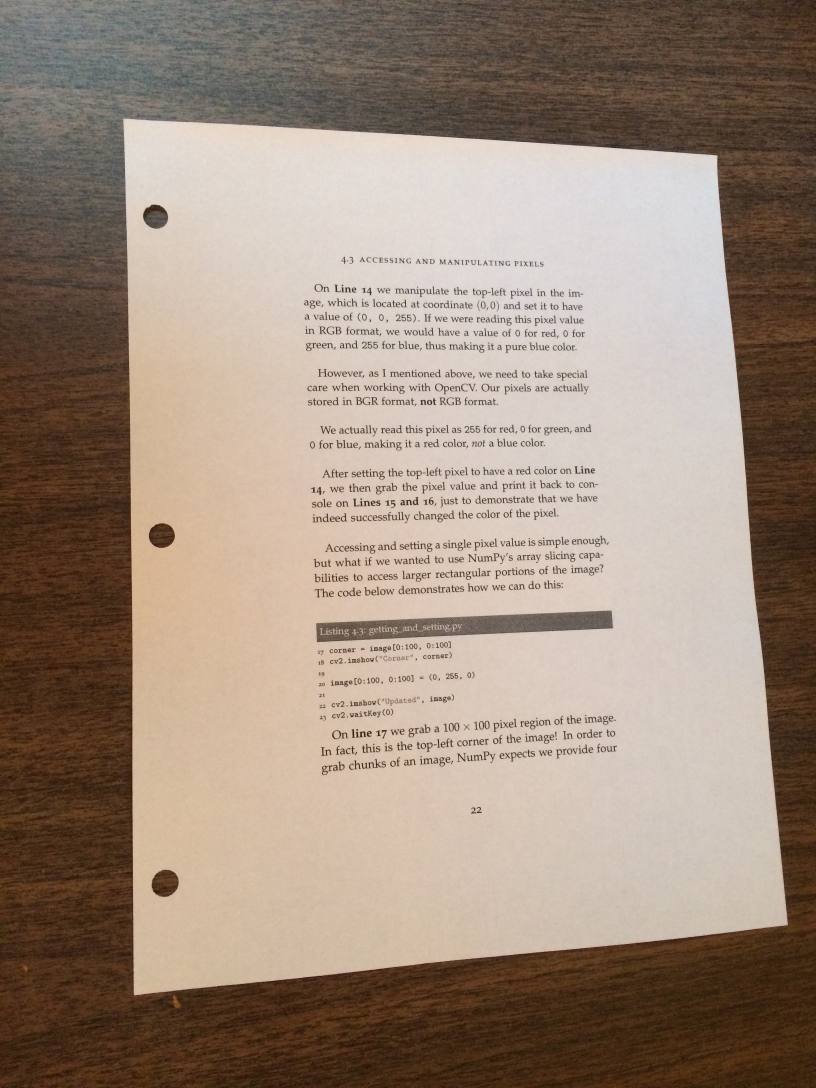
#> input picture page.jpg, 2448 x 3264 px (shown at 1/3 size)
$ jupyter execute DocumentScanner.ipynb
#> lines starting #> are read from the running program, lines starting #| are printed output that depends on the picture; after the words box and inside, x2 and y2 are one past the last pixel; in counts of white or black regions, pixels touching at a corner belong together
<a href="https://colab.research.google.com/github/simanfathima/DocumentScanner/blob/master/DocumentScanner.ipynb" target="_parent"></a>

## Import the datasets

[cell 1]
import numpy as np
import cv2
from skimage.filters import threshold_local
import imutils
from google.colab.patches import cv2_imshow

## Four Point Perspective Transform.
>Reference: PyImageSearch

[cell 2]
def order_points(pts):
	# initialzie a list of coordinates that will be ordered
	# such that the first entry in the list is the top-left,
	# the second entry is the top-right, the third is the
	# bottom-right, and the fourth is the bottom-left
	rect = np.zeros((4, 2), dtype = "float32")

	# the top-left point will have the smallest sum, whereas
	# the bottom-right point will have the largest sum
	s = pts.sum(axis = 1)
	rect[0] = pts[np.argmin(s)]
	rect[2] = pts[np.argmax(s)]

	# now, compute the difference between the points, the
	# top-right point will have the smallest difference,
	# whereas the bottom-left will have the largest difference
	diff = np.diff(pts, axis = 1)
	rect[1] = pts[np.argmin(diff)]
	rect[3] = pts[np.argmax(diff)]

	# return the ordered coordinates
	return rect

def four_point_transform(image, pts):
	# obtain a consistent order of the points and unpack them
	# individually
	rect = order_points(pts)
	(tl, tr, br, bl) = rect

	# compute the width of the new image, which will be the
	# maximum distance between bottom-right and bottom-left
	# x-coordiates or the top-right and top-left x-coordinates
	widthA = np.sqrt(((br[0] - bl[0]) ** 2) + ((br[1] - bl[1]) ** 2))
	widthB = np.sqrt(((tr[0] - tl[0]) ** 2) + ((tr[1] - tl[1]) ** 2))
	maxWidth = max(int(widthA), int(widthB))

	# compute the height of the new image, which will be the
	# maximum distance between the top-right and bottom-right
	# y-coordinates or the top-left and bottom-left y-coordinates
	heightA = np.sqrt(((tr[0] - br[0]) ** 2) + ((tr[1] - br[1]) ** 2))
	heightB = np.sqrt(((tl[0] - bl[0]) ** 2) + ((tl[1] - bl[1]) ** 2))
	maxHeight = max(int(heightA), int(heightB))

	# now that we have the dimensions of the new image, construct
	# the set of destination points to obtain a "birds eye view",
	# (i.e. top-down view) of the image, again specifying points
	# in the top-left, top-right, bottom-right, and bottom-left
	# order
	dst = np.array([
		[0, 0],
		[maxWidth - 1, 0],
		[maxWidth - 1, maxHeight - 1],
		[0, maxHeight - 1]], dtype = "float32")

	# compute the perspective transform matrix and then apply it
	M = cv2.getPerspectiveTransform(rect, dst)
	warped = cv2.warpPerspective(image, M, (maxWidth, maxHeight))

	# return the warped image
	return warped

## Edge Detection

[cell 3]
# load the image and compute the ratio of the old height
# to the new height, clone it, and resize it
image = cv2.imread('page.jpg')
#> image is the input picture: shape (3264, 2448, 3); mean B, G, R 123.7, 138.6, 156.7
ratio = image.shape[0] / 500.0
#> ratio = 6.53
orig = image.copy()
image = imutils.resize(image, height = 500)
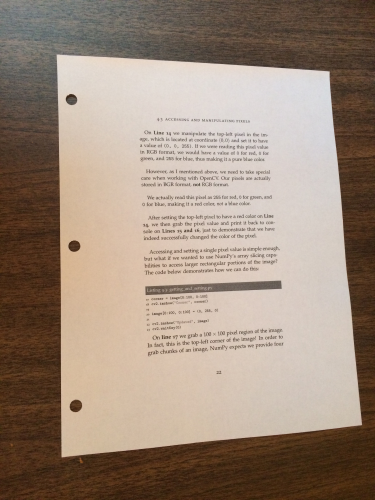
#> image: shape (500, 375, 3); mean B, G, R 123.7, 138.6, 156.7

[cell 4]
# convert the image to grayscale, blur it, and find edges
# in the image
gray = cv2.cvtColor(image, cv2.COLOR_BGR2GRAY)
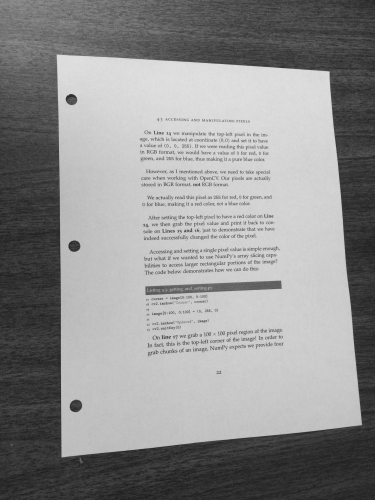
#> gray: shape (500, 375); min 28, max 225, mean 142.4
gray = cv2.GaussianBlur(gray, (5, 5), 0)
edged = cv2.Canny(gray, 75, 200)
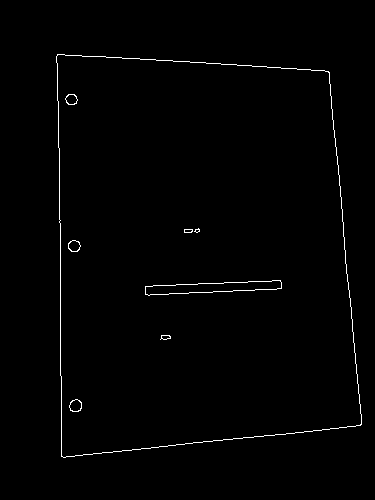
#> edged: shape (500, 375); 0.96% white in thin lines or dots, all inside (x1, y1, x2, y2) = (56, 54, 362, 458)
cv2_imshow(gray)

[cell 5]
# show the original image and the edge detected image
print("STEP 1: Edge Detection")
cv2_imshow(image)
cv2_imshow(edged)
cv2.waitKey(0)
cv2.destroyAllWindows()

## Find Contours

[cell 6]
# find the contours in the edged image, keeping only the
# largest ones, and initialize the screen contour
cnts = cv2.findContours(edged.copy(), cv2.RETR_LIST, cv2.CHAIN_APPROX_SIMPLE)
#> cnts = 16 contours, 2 with area under 20; largest, box (x1, y1, x2, y2) and area: (56, 54, 362, 458) 108281, (56, 54, 362, 458) 108277, (145, 280, 282, 296) 1154, (145, 280, 282, 296) 1152, (69, 399, 82, 412) 118
cnts = imutils.grab_contours(cnts)
cnts = sorted(cnts, key = cv2.contourArea, reverse = True)[:5]
#> cnts = 5 contours; box (x1, y1, x2, y2) and area: (56, 54, 362, 458) 108281, (56, 54, 362, 458) 108277, (145, 280, 282, 296) 1154, (145, 280, 282, 296) 1152, (69, 399, 82, 412) 118

[cell 7]
# loop over the contours
for c in cnts:
	# approximate the contour
	peri = cv2.arcLength(c, True)
	approx = cv2.approxPolyDP(c, 0.02 * peri, True)

	# if our approximated contour has four points, then we
	# can assume that we have found our screen
	if len(approx) == 4:
		screenCnt = approx
		break
#> this loop made 1 pass
#> (peri, screenCnt) on pass 1: (1364.1, [[57, 54], [61, 456], [360, 425], [329, 72]])

[cell 8]
# show the contour (outline) of the piece of paper
print("STEP 2: Find contours of paper")
cv2.drawContours(image,screenCnt, -1, (0, 0, 255), 30)
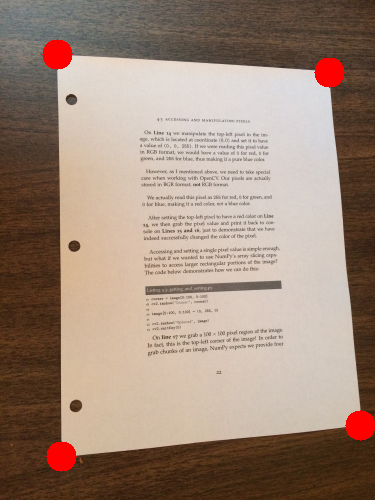
#> image: shape (500, 375, 3); 1.51% of pixels changed, all inside (x1, y1, x2, y2) = (42, 39, 375, 472)
cv2_imshow(image)
cv2.waitKey(0)
cv2.destroyAllWindows()

## Perspective Transform

[cell 9]
# apply the four point transform to obtain a top-down
# view of the original image
warped = four_point_transform(orig, screenCnt.reshape(4, 2) * ratio)
#> in order_points, `s = pts.sum(axis = 1)`: s = [724.6, 3375, 5124.5, 2617.7]
#> in order_points, `diff = np.diff(pts, axis = 1)`: diff = [-19.58, 2578.6, 424.3, -1677.7]
#> in four_point_transform, `rect = order_points(pts)`: rect = [[372.1, 352.5], [2147.7, 470], [2350.1, 2774.4], [398.2, 2976.8]]
#> in four_point_transform, `(tl, tr, br, bl) = rect`: tl = [372.1, 352.5]; tr = [2147.7, 470]; br = [2350.1, 2774.4]; bl = [398.2, 2976.8]
#> in four_point_transform, `widthA = np.sqrt(((br[0] - bl[0]) ** 2) + ((br[1] - bl[1]) ** 2))`: widthA = 1962.3
#> in four_point_transform, `widthB = np.sqrt(((tr[0] - tl[0]) ** 2) + ((tr[1] - tl[1]) ** 2))`: widthB = 1779.5
#> in four_point_transform, `maxWidth = max(int(widthA), int(widthB))`: maxWidth = 1962
#> in four_point_transform, `heightA = np.sqrt(((tr[0] - br[0]) ** 2) + ((tr[1] - br[1]) ** 2))`: heightA = 2313.3
#> in four_point_transform, `heightB = np.sqrt(((tl[0] - bl[0]) ** 2) + ((tl[1] - bl[1]) ** 2))`: heightB = 2624.4
#> in four_point_transform, `maxHeight = max(int(heightA), int(heightB))`: maxHeight = 2624
#> in four_point_transform, `dst = np.array([ [0, 0], [maxWidth - 1, 0], [maxWidth - 1, maxHeight -..`: dst = [[0, 0], [1961, 0], [1961, 2623], [0, 2623]]
#> in four_point_transform, `M = cv2.getPerspectiveTransform(rect, dst)`: M = [[0.969, -0.00964, -357.2], [-0.0732, 1.11, -362.5], [-6.7e-05, 4.44e-05, 1]]
#> in four_point_transform, `warped = cv2.warpPerspective(image, M, (maxWidth, maxHeight))`:
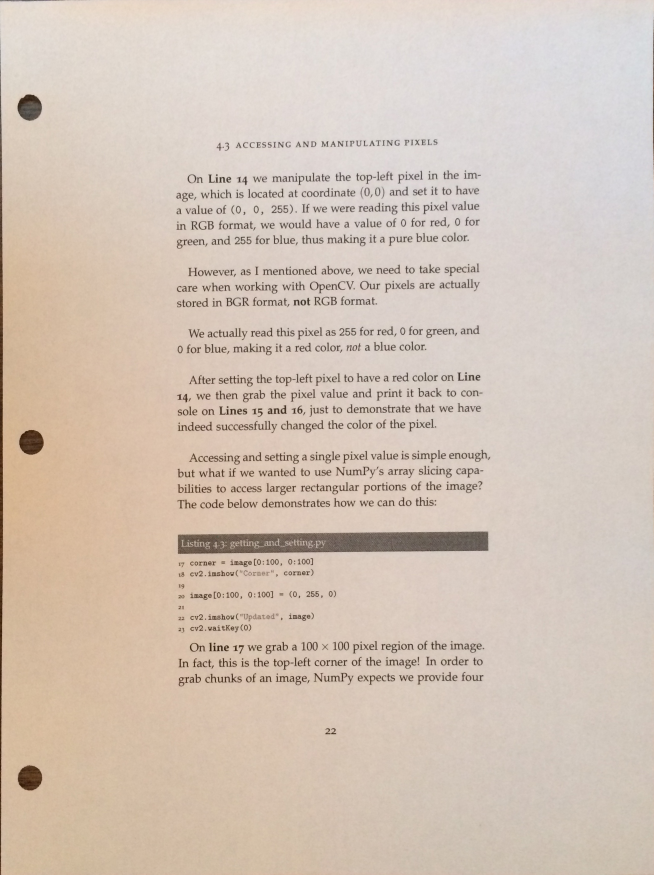
#> warped: shape (2624, 1962, 3) (shown at 1/3 size); mean B, G, R 183.8, 196.5, 211.6

# convert the warped image to grayscale, then threshold it
# to give it that 'black and white' paper effect
warped = cv2.cvtColor(warped, cv2.COLOR_BGR2GRAY)
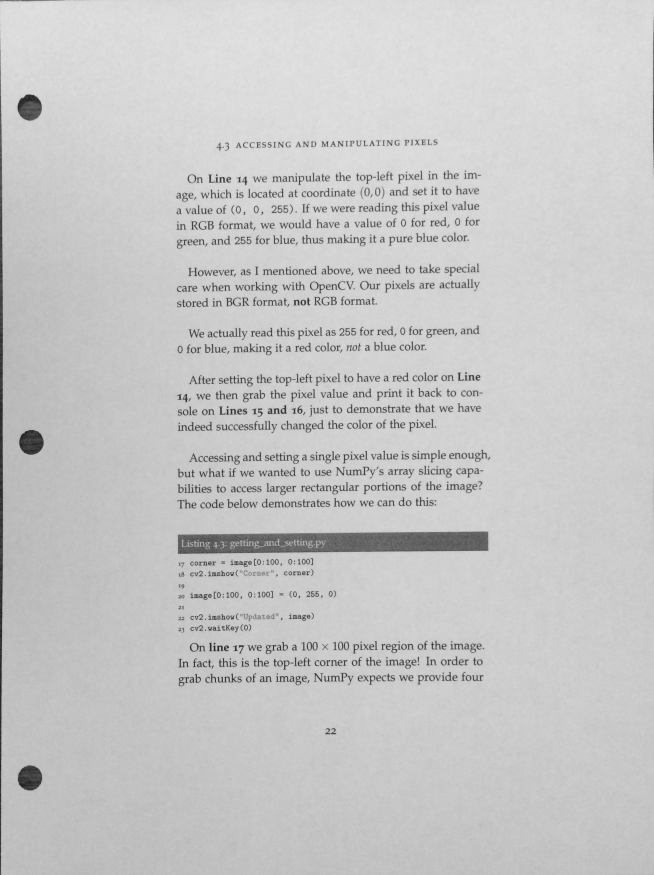
#> warped: shape (2624, 1962) (shown at 1/3 size); min 21, max 234, mean 199.6
T = threshold_local(warped, 11, offset = 10, method = "gaussian")
warped = (warped > T).astype("uint8") * 255
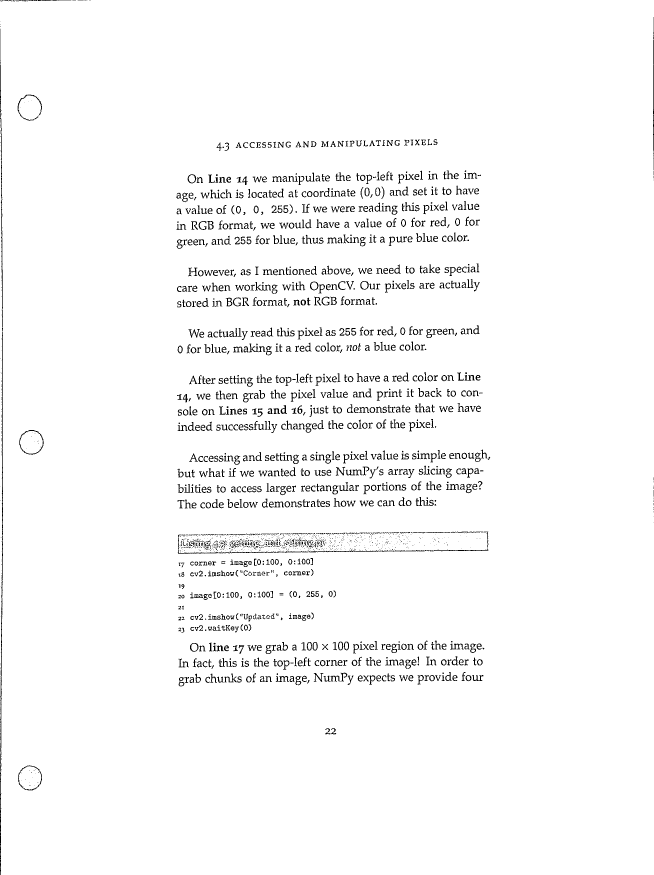
#> warped: shape (2624, 1962) (shown at 1/3 size); 97.2% white; black in thin lines or dots

## Final Output

[cell 10]
# show the original and scanned images
print("STEP 3: Apply perspective transform")
cv2_imshow(imutils.resize(orig, height = 650))
cv2_imshow(imutils.resize(warped, height = 650))
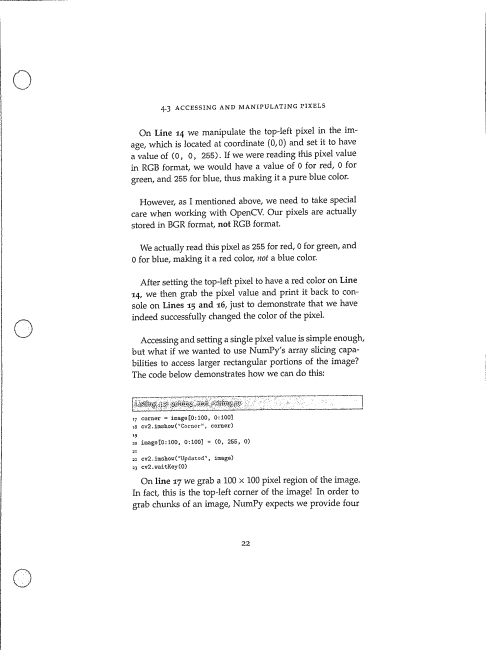
#> shown: shape (650, 486); min 2, max 255, mean 247.8
cv2.waitKey(0)
